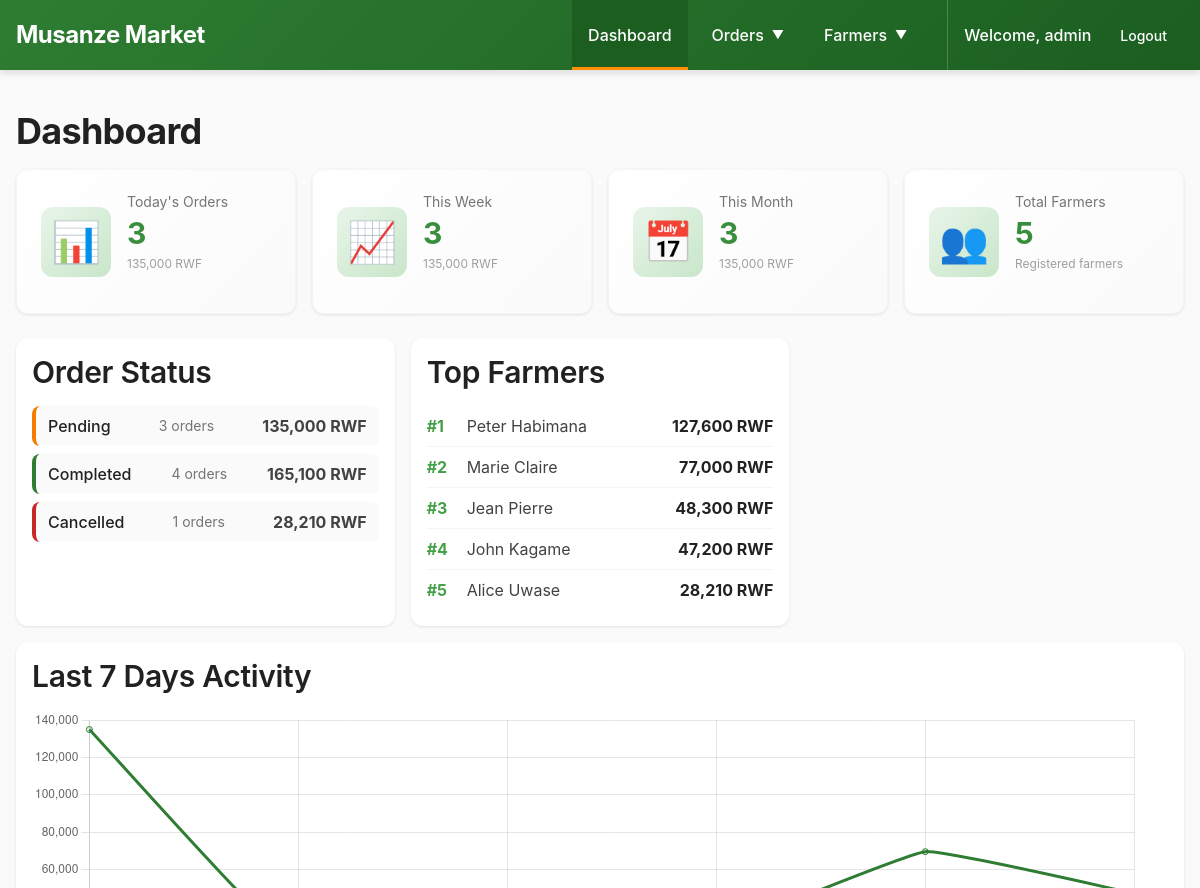
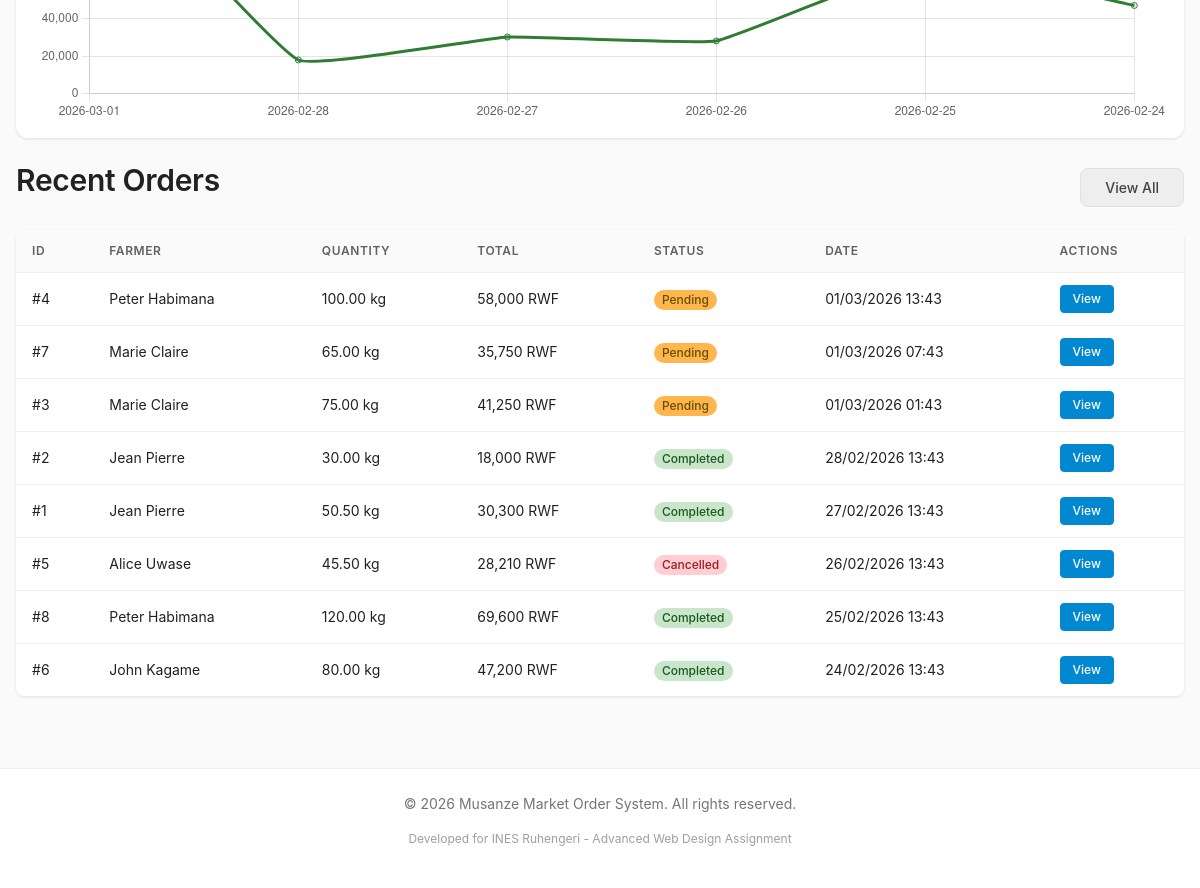
/public/index.php?page=dashboard (signed in), run on the app's committed database (2 pictures, top to bottom).
### tables this page shows
CREATE TABLE farmers (
    id INT PRIMARY KEY AUTO_INCREMENT,
    full_name VARCHAR(100) NOT NULL,
    phone VARCHAR(20) NOT NULL,
    location VARCHAR(100),
    created_at TIMESTAMP DEFAULT CURRENT_TIMESTAMP,
    INDEX idx_phone (phone),
    INDEX idx_name (full_name)
);

CREATE TABLE orders (
    id INT PRIMARY KEY AUTO_INCREMENT,
    farmer_id INT NOT NULL,
    quantity DECIMAL(10,2) NOT NULL,
    unit_price DECIMAL(10,2) NOT NULL,
    total_amount DECIMAL(10,2) GENERATED ALWAYS AS (quantity * unit_price) STORED,
    pickup_location VARCHAR(255) NOT NULL,
    status ENUM('pending', 'completed', 'cancelled') DEFAULT 'pending',
    notes TEXT,
    created_at TIMESTAMP DEFAULT CURRENT_TIMESTAMP,
    updated_at TIMESTAMP NULL ON UPDATE CURRENT_TIMESTAMP,
    FOREIGN KEY (farmer_id) REFERENCES farmers(id) ON DELETE RESTRICT,
    INDEX idx_status (status),
    INDEX idx_created (created_at),
    INDEX idx_farmer (farmer_id)
);

### app/controllers/DashboardController.php (called while the page is built, shortened)
<?php
require_once __DIR__ . '/../models/Order.php';
require_once __DIR__ . '/../models/Farmer.php';
class DashboardController extends AuthController {
    private $orderModel;
    private $farmerModel;
    public function __construct() {
        $this->orderModel = new Order();
        $this->farmerModel = new Farmer();
    }
    public function index() {
        $todayStats = $this->orderModel->getTodayStats();
        $weekStats = $this->orderModel->getStats('week');
        $monthStats = $this->orderModel->getStats('month');
        $recentOrders = $this->orderModel->getRecent(10);
        $statusDistribution = $this->orderModel->getStatusDistribution();
        $topFarmers = $this->getTopFarmers(5);
        $dailyTotals = $this->orderModel->getDailyTotals(7);
        $totalFarmers = $this->farmerModel->getCount();
        require_once __DIR__ . '/../views/dashboard/index.php';
    }
    private function getTopFarmers($limit = 5) {
        $conn = Database::getInstance()->getConnection();
        $stmt = $conn->prepare("
            SELECT
                f.id,
                f.full_name,
                COUNT(o.id) as total_orders,
                COALESCE(SUM(o.total_amount), 0) as total_value
            FROM farmers f
            LEFT JOIN orders o ON f.id = o.farmer_id
            GROUP BY f.id
            ORDER BY total_value DESC
            LIMIT ?
        ");
        $stmt->bind_param("i", $limit);
        $stmt->execute();
        $result = $stmt->get_result();
        return $result->fetch_all(MYSQLI_ASSOC);
    }
}
?>

### app/config/database.php (called while the page is built, shortened)
<?php
class Database {
    private static $instance = null;
    private $connection;
    public static function getInstance() {
        if (self::$instance === null) {
            self::$instance = new self();
        }
        return self::$instance;
    }
    private function connect() {
        try {
            $this->connection = new mysqli(DB_HOST, DB_USER, DB_PASS, DB_NAME);
            $this->connection->set_charset("utf8mb4");
        } catch (Exception $e) {
            die("Database connection error: " . $e->getMessage());
        }
    }
    public function getConnection() {
        return $this->connection;
    }
}
?>

### app/models/Order.php (called while the page is built, shortened)
<?php
require_once __DIR__ . '/../config/database.php';
class Order {
    private $conn;
    public function __construct() {
        $this->db = Database::getInstance();
        $this->conn = $this->db->getConnection();
    }
    public function getTodayStats() {
        $today = date('Y-m-d');
        $stmt = $this->conn->prepare("
            SELECT
                COUNT(*) as total_orders,
                COALESCE(SUM(total_amount), 0) as total_value,
                COUNT(DISTINCT farmer_id) as unique_farmers,
                COALESCE(AVG(total_amount), 0) as average_value
            FROM orders
            WHERE DATE(created_at) = ?
        ");
        $stmt->bind_param("s", $today);
        $stmt->execute();
        $result = $stmt->get_result();
        return $result->fetch_assoc();
    }
    public function getRecent($limit = 5) {
        $stmt = $this->conn->prepare("
            SELECT o.*, f.full_name as farmer_name
            FROM orders o
            JOIN farmers f ON o.farmer_id = f.id
            ORDER BY o.created_at DESC
            LIMIT ?
        ");
        $stmt->bind_param("i", $limit);
        $stmt->execute();
        $result = $stmt->get_result();
        return $result->fetch_all(MYSQLI_ASSOC);
    }
    public function getStats($period = 'all') {
        switch ($period) {
            case 'week':
                $condition = "YEARWEEK(created_at) = YEARWEEK(CURDATE())";
                break;
            case 'month':
                $condition = "MONTH(created_at) = MONTH(CURDATE()) AND YEAR(created_at) = YEAR(CURDATE())";
                break;
            default:
                $condition = "1=1";
        }
        $sql = "
            SELECT
                COUNT(*) as total_orders,
                COALESCE(SUM(total_amount), 0) as total_value,
                COUNT(DISTINCT farmer_id) as total_farmers,
                COALESCE(AVG(total_amount), 0) as avg_order_value,
                MIN(total_amount) as min_order,
                MAX(total_amount) as max_order
            FROM orders
            WHERE {$condition}
        ";
        $result = $this->conn->query($sql);
        return $result->fetch_assoc();
    }
    public function getStatusDistribution() {
        $result = $this->conn->query("
            SELECT
                status,
                COUNT(*) as count,
                COALESCE(SUM(total_amount), 0) as total
            FROM orders
            GROUP BY status
        ");
        return $result->fetch_all(MYSQLI_ASSOC);
    }
    public function getDailyTotals($days = 7) {
        $stmt = $this->conn->prepare("
            SELECT
                DATE(created_at) as date,
                COUNT(*) as order_count,
                COALESCE(SUM(total_amount), 0) as total
            FROM orders
            WHERE created_at >= DATE_SUB(CURDATE(), INTERVAL ? DAY)
            GROUP BY DATE(created_at)
            ORDER BY date DESC
        ");
        $stmt->bind_param("i", $days);
        $stmt->execute();
        $result = $stmt->get_result();
        return $result->fetch_all(MYSQLI_ASSOC);
    }
}
?>

### app/models/Farmer.php (called while the page is built, shortened)
<?php
require_once __DIR__ . '/../config/database.php';
class Farmer {
    private $conn;
    public function __construct() {
        $this->db = Database::getInstance();
        $this->conn = $this->db->getConnection();
    }
    public function getCount() {
        $result = $this->conn->query("SELECT COUNT(*) as count FROM farmers");
        $row = $result->fetch_assoc();
        return $row['count'];
    }
}
?>

### app/views/dashboard/index.php (the view, shortened to what this page needs)
<?php
require_once __DIR__ . '/../layouts/header.php';
?>
<div class="dashboard">
    <h1>Dashboard</h1>
    <div class="stats-grid">
        <div class="stat-card">
            <div class="stat-icon">📊</div>
            <div class="stat-content">
                <h3>Today's Orders</h3>
                <p class="stat-number"><?= $todayStats['total_orders'] ?? 0 ?></p>
                <p class="stat-label"><?= number_format($todayStats['total_value'] ?? 0) ?> RWF</p>
            </div>
        </div>
        <div class="stat-card">
            <div class="stat-icon">📈</div>
            <div class="stat-content">
                <h3>This Week</h3>
                <p class="stat-number"><?= $weekStats['total_orders'] ?? 0 ?></p>
                <p class="stat-label"><?= number_format($weekStats['total_value'] ?? 0) ?> RWF</p>
            </div>
        </div>
        <div class="stat-card">
            <div class="stat-icon">📅</div>
            <div class="stat-content">
                <h3>This Month</h3>
                <p class="stat-number"><?= $monthStats['total_orders'] ?? 0 ?></p>
                <p class="stat-label"><?= number_format($monthStats['total_value'] ?? 0) ?> RWF</p>
            </div>
        </div>
        <div class="stat-card">
            <div class="stat-icon">👥</div>
            <div class="stat-content">
                <h3>Total Farmers</h3>
                <p class="stat-number"><?= $totalFarmers ?? 0 ?></p>
                <p class="stat-label">Registered farmers</p>
            </div>
        </div>
    </div>
    <div class="dashboard-grid">
        <div class="dashboard-card">
            <h2>Order Status</h2>
            <div class="status-distribution">
                <?php foreach ($statusDistribution as $stat): ?>
                    <div class="status-item status-<?= $stat['status'] ?>">
                        <span class="status-label"><?= ucfirst($stat['status']) ?></span>
                        <span class="status-count"><?= $stat['count'] ?> orders</span>
                        <span class="status-value"><?= number_format($stat['total']) ?> RWF</span>
                    </div>
                <?php endforeach; ?>
            </div>
        </div>
        <div class="dashboard-card">
            <h2>Top Farmers</h2>
            <div class="top-farmers">
                <?php foreach ($topFarmers as $index => $farmer): ?>
                    <div class="farmer-rank">
                        <span class="rank">#<?= $index + 1 ?></span>
                        <span class="name"><?= htmlspecialchars($farmer['full_name']) ?></span>
                        <span class="value"><?= number_format($farmer['total_value']) ?> RWF</span>
                    </div>
                <?php endforeach; ?>
            </div>
        </div>
        <div class="dashboard-card full-width">
            <h2>Last 7 Days Activity</h2>
            <div class="chart-container">
                <canvas id="dailyChart"></canvas>
            </div>
        </div>
    </div>
    <div class="recent-orders">
        <div class="section-header">
            <h2>Recent Orders</h2>
            <a href="<?= BASE_URL ?>/index.php?page=orders&action=index" class="btn btn-secondary">
                View All
            </a>
        </div>
        <div class="table-responsive">
            <table class="table">
                <thead>
                    <tr>
                        <th>ID</th>
                        <th>Farmer</th>
                        <th>Quantity</th>
                        <th>Total</th>
                        <th>Status</th>
                        <th>Date</th>
                        <th>Actions</th>
                    </tr>
                </thead>
                <tbody>
                    <?php foreach ($recentOrders as $order): ?>
                        <tr>
                            <td>#<?= $order['id'] ?></td>
                            <td><?= htmlspecialchars($order['farmer_name']) ?></td>
                            <td><?= number_format($order['quantity'], 2) ?> kg</td>
                            <td><?= number_format($order['total_amount']) ?> RWF</td>
                            <td>
                                <span class="badge badge-<?= $order['status'] ?>">
                                    <?= ucfirst($order['status']) ?>
                                </span>
                            </td>
                            <td><?= date('d/m/Y H:i', strtotime($order['created_at'])) ?></td>
                            <td>
                                <a href="<?= BASE_URL ?>/index.php?page=orders&action=view&id=<?= $order['id'] ?>"
                                   class="btn btn-sm btn-info">
                                    View
                                </a>
                            </td>
                        </tr>
                    <?php endforeach; ?>
                </tbody>
            </table>
        </div>
    </div>
</div>
<script>
document.addEventListener('DOMContentLoaded', function() {
    // Daily chart data from PHP
    const dailyData = <?= json_encode($dailyTotals) ?>;
    const ctx = document.getElementById('dailyChart').getContext('2d');
    new Chart(ctx, {
        type: 'line',
        data: {
            labels: dailyData.map(d => d.date),
            datasets: [{
                label: 'Order Value (RWF)',
                data: dailyData.map(d => d.total),
                borderColor: '#2E7D32',
                backgroundColor: 'rgba(46, 125, 50, 0.1)',
                tension: 0.1
            }]
        },
        options: {
            responsive: true,
            maintainAspectRatio: false,
            plugins: {
                legend: {
                    display: false
                }
            }
        }
    });
});
</script>
<?php require_once __DIR__ . '/../layouts/footer.php'; ?>

### public/index.php (shortened to what this page needs)
<?php
$page = $_GET['page'] ?? 'dashboard';
$action = $_GET['action'] ?? 'index';
try {
    switch($page) {
        case 'dashboard':
            require_once __DIR__ . '/../app/controllers/DashboardController.php';
            $controller = new DashboardController();
            if ($action === 'weeklyStats') {
                $controller->weeklyStats();
            } elseif ($action === 'exportReport') {
                $controller->exportReport();
            } else {
                $controller->index();
            }
            break;
    }
} catch (Exception $e) {
    error_log($e->getMessage());
    echo "<h1>An error occurred</h1>";
    echo "<p>Please try again later.</p>";
}
?>

### app/views/layouts/header.php (shortened to what this page needs)
<!DOCTYPE html>
<html lang="en">
<head>
    <link rel="stylesheet" href="<?= BASE_URL ?>/assets/css/style.css">
</head>
<body>
    <?php if (isset($_SESSION['user_id'])): ?>
        <?php require_once __DIR__ . '/nav.php'; ?>
    <?php endif; ?>
    <main id="main-content" class="container">

### app/views/layouts/nav.php (shortened to what this page needs)
<nav class="navbar" role="navigation" aria-label="Main navigation">
    <div class="container">
        <div class="nav-brand">
            <a href="<?= BASE_URL ?>/index.php?page=dashboard">
                <h1>Musanze Market</h1>
            </a>
        </div>
        <div class="nav-menu" id="navMenu">
            <ul class="nav-links">
                <li>
                    <a href="<?= BASE_URL ?>/index.php?page=dashboard"
                       class="<?= ($_GET['page'] ?? '') === 'dashboard' ? 'active' : '' ?>">
                        Dashboard
                    </a>
                </li>
                <li class="nav-dropdown">
                    <a href="#" class="dropdown-toggle">
                        Orders <span class="caret">▼</span>
                    </a>
                </li>
                <li class="nav-dropdown">
                    <a href="#" class="dropdown-toggle">
                        Farmers <span class="caret">▼</span>
                    </a>
                </li>
                <li class="nav-user">
                    <span class="username">
                        Welcome, <?= htmlspecialchars($_SESSION['username'] ?? 'User') ?>
                    </span>
                    <a href="<?= BASE_URL ?>/index.php?page=login&action=logout"
                       class="btn btn-logout">
                        Logout
                    </a>
                </li>
            </ul>
        </div>
    </div>
</nav>

### app/views/layouts/footer.php (shortened to what this page needs)
    </main>
    <footer class="footer">
        <div class="container">
            <p>&copy; <?= date('Y') ?> Musanze Market Order System. All rights reserved.</p>
            <p class="small">Developed for INES Ruhengeri - Advanced Web Design Assignment</p>
        </div>
    </footer>
</body>
</html>

### data on the page
farmers: full_name "Peter Habimana", total_value "127,600"
farmers: full_name "Marie Claire", total_value "77,000"
farmers: full_name "Jean Pierre", total_value "48,300"
farmers: full_name "John Kagame", total_value "47,200"
farmers: full_name "Alice Uwase", total_value "28,210"
orders: id "4", farmer.full_name "Peter Habimana", quantity "100.00", total_amount "58,000", status "Pending", created_at "01/03/2026 13:43"
orders: id "7", farmer.full_name "Marie Claire", quantity "65.00", total_amount "35,750", status "Pending", created_at "01/03/2026 07:43"
orders: id "3", farmer.full_name "Marie Claire", quantity "75.00", total_amount "41,250", status "Pending", created_at "01/03/2026 01:43"
orders: id "2", farmer.full_name "Jean Pierre", quantity "30.00", total_amount "18,000", status "Completed", created_at "28/02/2026 13:43"
orders: id "1", farmer.full_name "Jean Pierre", quantity "50.50", total_amount "30,300", status "Completed", created_at "27/02/2026 13:43"
orders: id "5", farmer.full_name "Alice Uwase", quantity "45.50", total_amount "28,210", status "Cancelled", created_at "26/02/2026 13:43"
orders: id "8", farmer.full_name "Peter Habimana", quantity "120.00", total_amount "69,600", status "Completed", created_at "25/02/2026 13:43"
orders: id "6", farmer.full_name "John Kagame", quantity "80.00", total_amount "47,200", status "Completed", created_at "24/02/2026 13:43"

### other printed values
$_SESSION['username'] "admin"
$todayStats['total_orders'] "3"
$todayStats['total_value'] "135,000"
$weekStats['total_orders'] "3"
$weekStats['total_value'] "135,000"
$monthStats['total_orders'] "3"
$monthStats['total_value'] "135,000"
$totalFarmers "5"
$stat['status'] "Pending"
$stat['count'] "3"
$stat['total'] "135,000"
$stat['status'] "Completed"
$stat['count'] "4"
$stat['total'] "165,100"
$stat['status'] "Cancelled"
